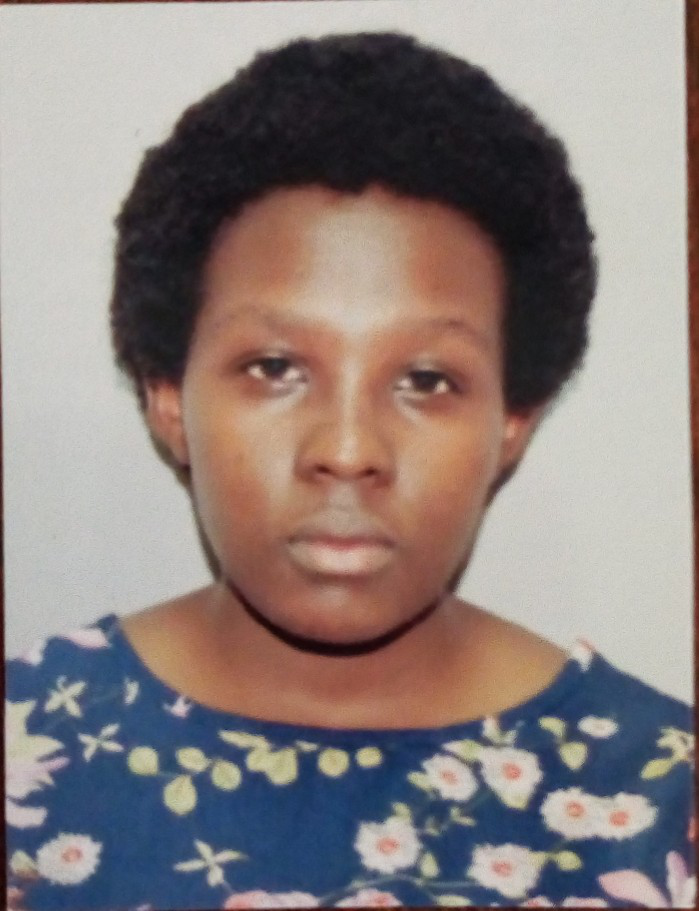
#> input picture Me.png, 699 x 911 px
$ jupyter execute 'Face Recognition.ipynb'
#> lines starting #> are read from the running program, lines starting #| are printed output that depends on the picture; after the words box and inside, x2 and y2 are one past the last pixel; in counts of white or black regions, pixels touching at a corner belong together
[cell 1]
import cv2
import sys

[cell 2]
# Get user supplied values
imagePath = "Me.png"
cascPath = "haarcascade_frontalface_default.xml"

[cell 3]
# Create the haar cascade
faceCascade = cv2.CascadeClassifier(cascPath)

[cell 4]
# Read the image and covert it to grayscale
image = cv2.imread(imagePath)
#> image is the input picture: shape (911, 699, 3); mean B, G, R 126.1, 128.3, 139.8
gray = cv2.cvtColor(image, cv2.COLOR_BGR2GRAY)
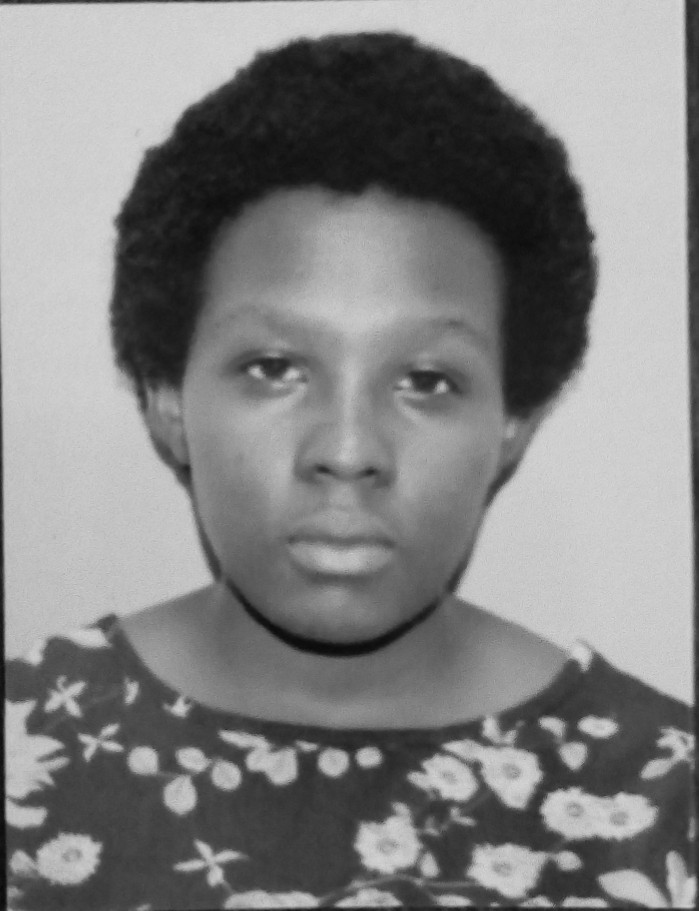
#> gray: shape (911, 699); min 8, max 218, mean 131.5

[cell 5]
# Detect faces in the image
# detectMultiScale is a function used to detect objects
faces = faceCascade.detectMultiScale(
    gray,
    scaleFactor = 1.1,                # Compensates for faces that look bigger because of their closeness to the camera
    minNeighbors = 5,                 # Looks for other objects in the background
    minSize = (30, 30),               # Gives the size of each window
)
#> faces = [[137, 208, 417, 417]]

[cell 6]
print('Found {0} faces!'.format(len(faces)))
#| Found 1 faces!

# Draw a rectangle around the faces
for (x,y,w,h) in faces:
    cv2.rectangle(image, (x, y), (x+w, y+h), (0, 255, 0), 2)
#> this loop made 1 pass
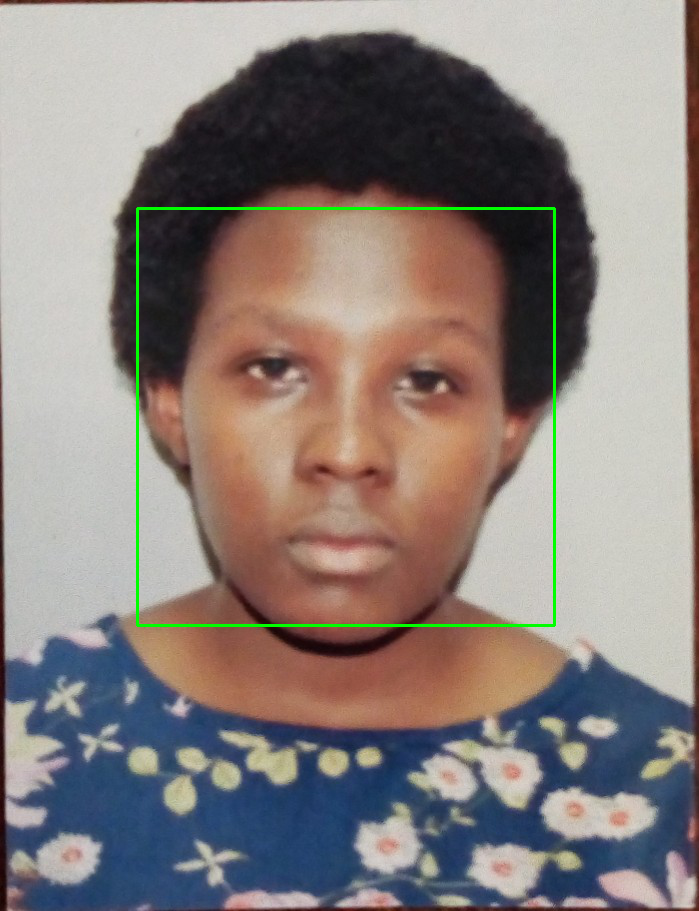
#> image: shape (911, 699, 3); 0.79% of pixels changed, all inside (x1, y1, x2, y2) = (136, 207, 556, 627)

cv2.imshow("Faces found", image)
cv2.waitKey(0)
#> Out = 27
